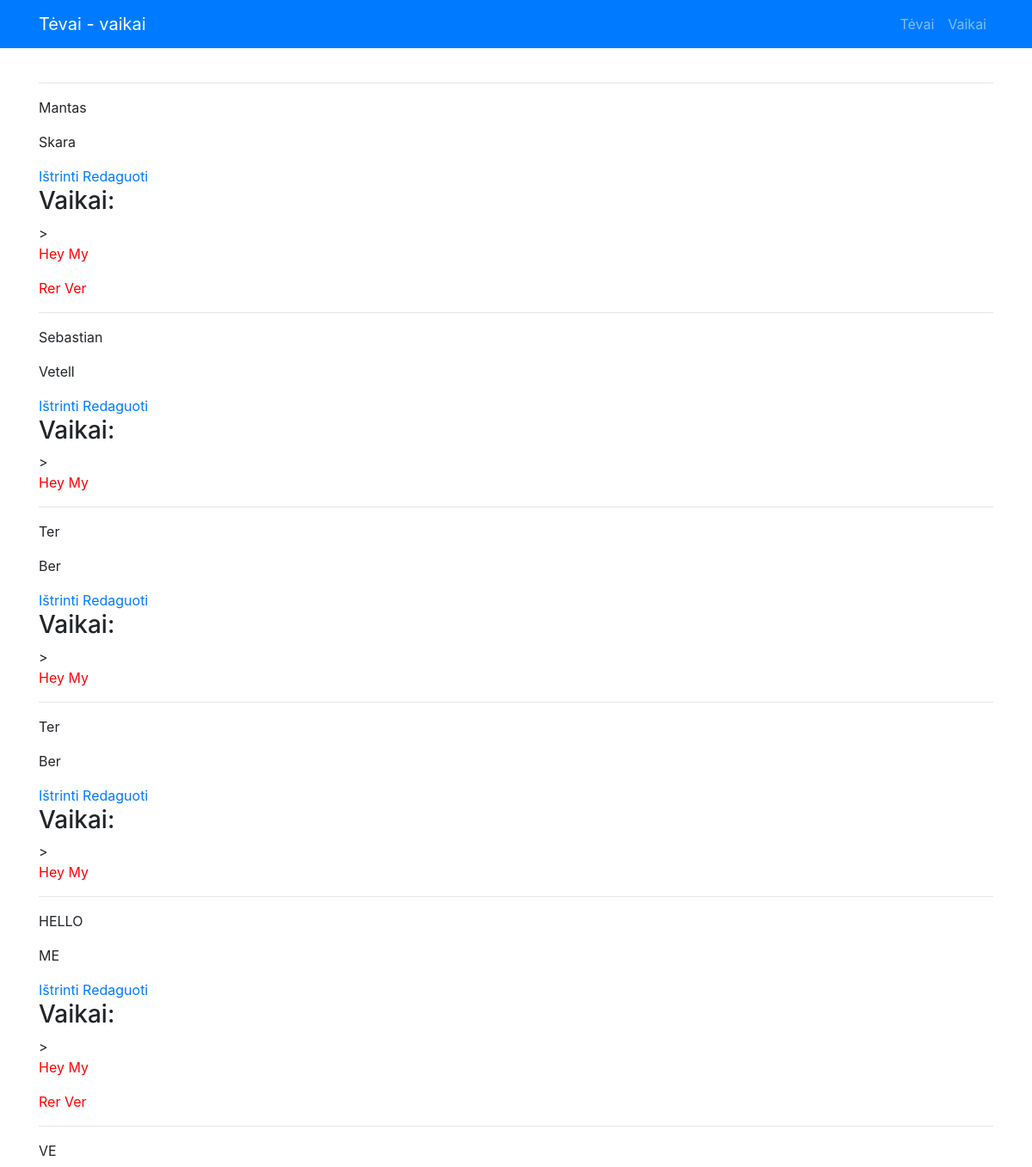
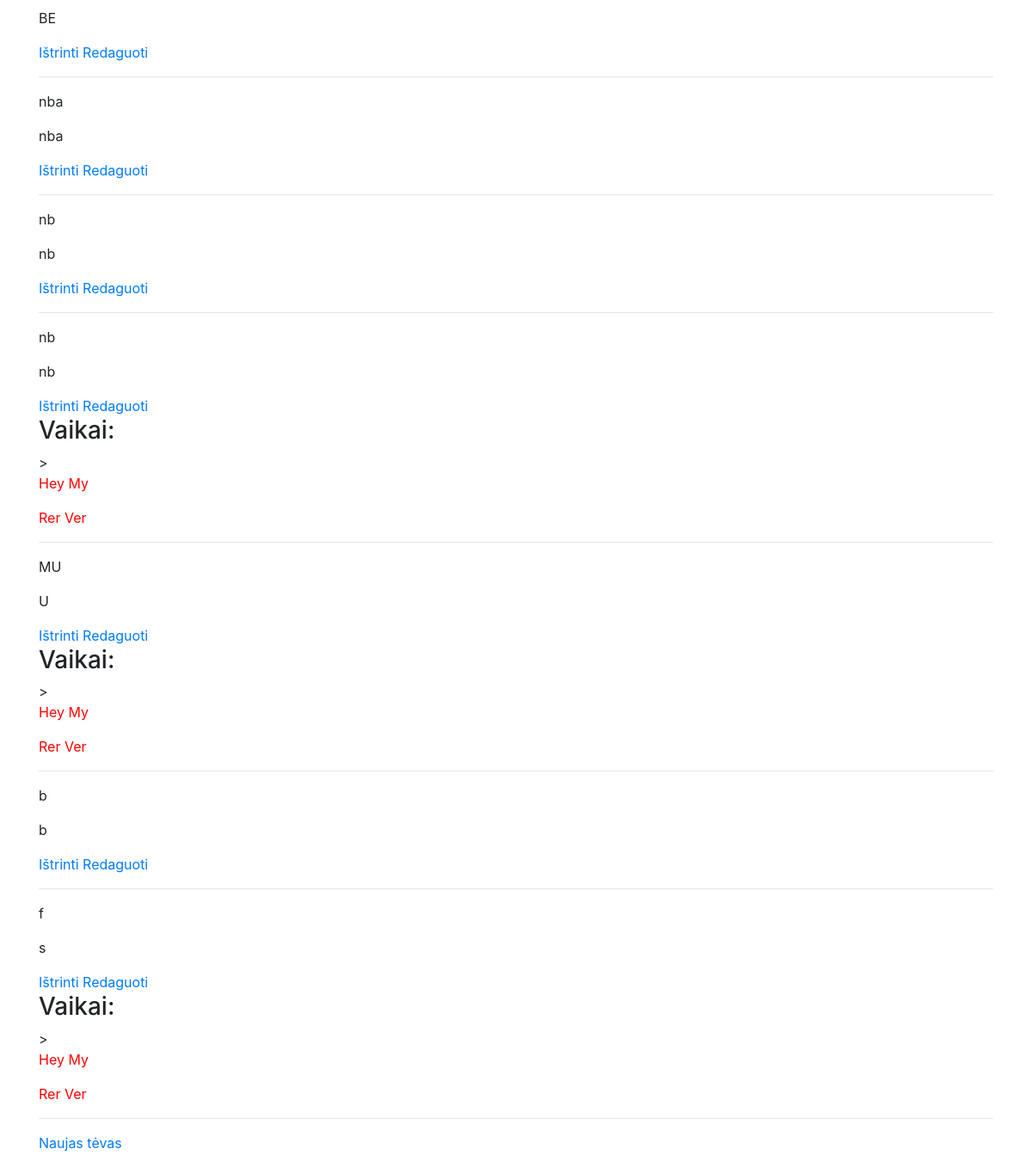
The page /tevai on the database as committed earlier (2 pictures, top to bottom).
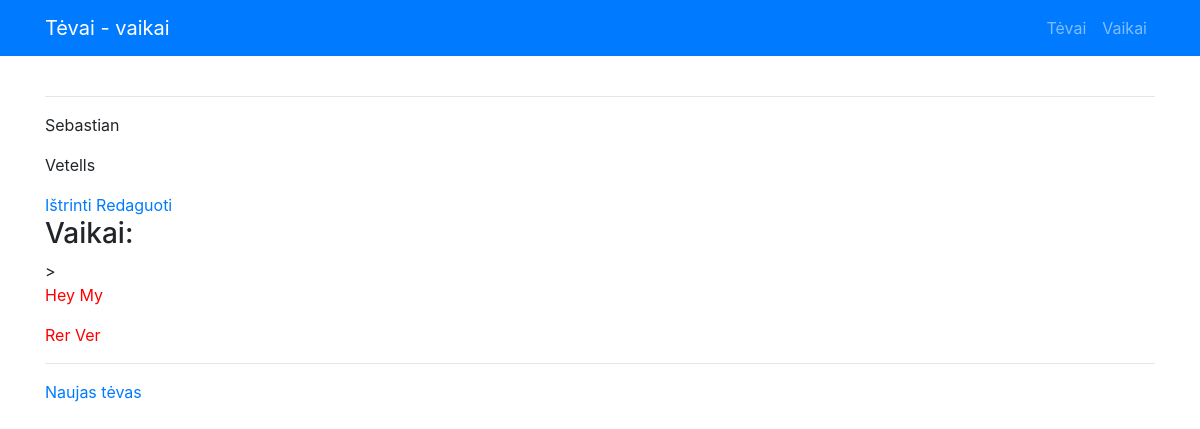
The same page on the database as committed later.
### app.py (models this page shows)
class Tevas(db.Model):
    __tablename__ = 'tevas'
    id = db.Column(db.Integer, primary_key=True)
    vardas = db.Column("Vardas", db.String)
    pavarde = db.Column("Pavardė", db.String)
    vaikai = db.relationship("Vaikas", secondary=association_table,
                             back_populates="tevai")

class Vaikas(db.Model):
    __tablename__ = 'vaikas'
    id = db.Column(db.Integer, primary_key=True)
    vardas = db.Column("Vardas", db.String)
    pavarde = db.Column("Pavardė", db.String)
    tevai = db.relationship("Tevas", secondary=association_table,
                            back_populates="vaikai")

### app.py (the view)
@app.route("/tevai")
def parents():
    try:
        visi_tevai = Tevas.query.all()
    except:
        visi_tevai = []
    return render_template("tevai.html", visi_tevai=visi_tevai)

### templates/tevai.html
{% extends "base.html" %} {% block content %} {% if visi_tevai %}
{% for tevas in visi_tevai %}
<hr />
<p>{{tevas.vardas}}</p>
<p>{{tevas.pavarde}}</p>
<a href="{{ url_for('delete_parent', id=tevas['id']) }}">Ištrinti</a>
<a href="{{ url_for('update_parent', id=tevas['id']) }}">Redaguoti</a>
{% if tevas.vaikai %}
<h3>Vaikai:</h3>>
{% for vaikas in tevas.vaikai %}
<p><span style="color:red">{{vaikas.vardas}} {{vaikas.pavarde}}</span></p>
{% endfor %} {% endif %} {% endfor %} {% endif %}
<hr />
<p><a href="{{ url_for('new_parent')}}">Naujas tėvas</a></p>
{% endblock %}

### templates/base.html (shortened to what this page needs)
<!DOCTYPE html>
<html lang="en">
<head>
  <link rel="stylesheet" href="https://stackpath.bootstrapcdn.com/bootstrap/4.1.3/css/bootstrap.min.css">
</head>
<body>
  <nav class="navbar navbar-expand-lg navbar-dark bg-primary static-top">
    <div class="container">
      <a class="navbar-brand" href="/">Tėvai - vaikai</a>
      <div class="collapse navbar-collapse" id="navbarResponsive">
        <ul class="navbar-nav ml-auto">
          <li class="nav-item">
            <a class="nav-link" href="/tevai">Tėvai</a>
          </li>
          <li class="nav-item">
            <a class="nav-link" href="/vaikai">Vaikai</a>
          </li>
        </ul>
      </div>
    </div>
  </nav>
<div class="container">
  <br>
{% block content %}
{% endblock %}
</div>
</body>
</html>

Rows that differ between the two databases and show on the page:
removed Tevas: vardas "Mantas", pavarde "Skara", Vaikas (vardas "Hey", pavarde "My"), Vaikas (vardas "Rer", pavarde "Ver")
removed Tevas: vardas "Ter", pavarde "Ber", Vaikas (vardas "Hey", pavarde "My")
removed Tevas: vardas "Ter", pavarde "Ber", Vaikas (vardas "Hey", pavarde "My")
removed Tevas: vardas "HELLO", pavarde "ME", Vaikas (vardas "Hey", pavarde "My"), Vaikas (vardas "Rer", pavarde "Ver")
removed Tevas: vardas "VE", pavarde "BE"
removed Tevas: vardas "nba", pavarde "nba"
removed Tevas: vardas "nb", pavarde "nb"
removed Tevas: vardas "nb", pavarde "nb", Vaikas (vardas "Hey", pavarde "My"), Vaikas (vardas "Rer", pavarde "Ver")
removed Tevas: vardas "MU", pavarde "U", Vaikas (vardas "Hey", pavarde "My"), Vaikas (vardas "Rer", pavarde "Ver")
removed Tevas: vardas "b", pavarde "b"
removed Tevas: vardas "f", pavarde "s", Vaikas (vardas "Hey", pavarde "My"), Vaikas (vardas "Rer", pavarde "Ver")
changed Tevas "Sebastian": pavarde "Vetell" → "Vetells"; gains Vaikas (vardas "Rer", pavarde "Ver")
